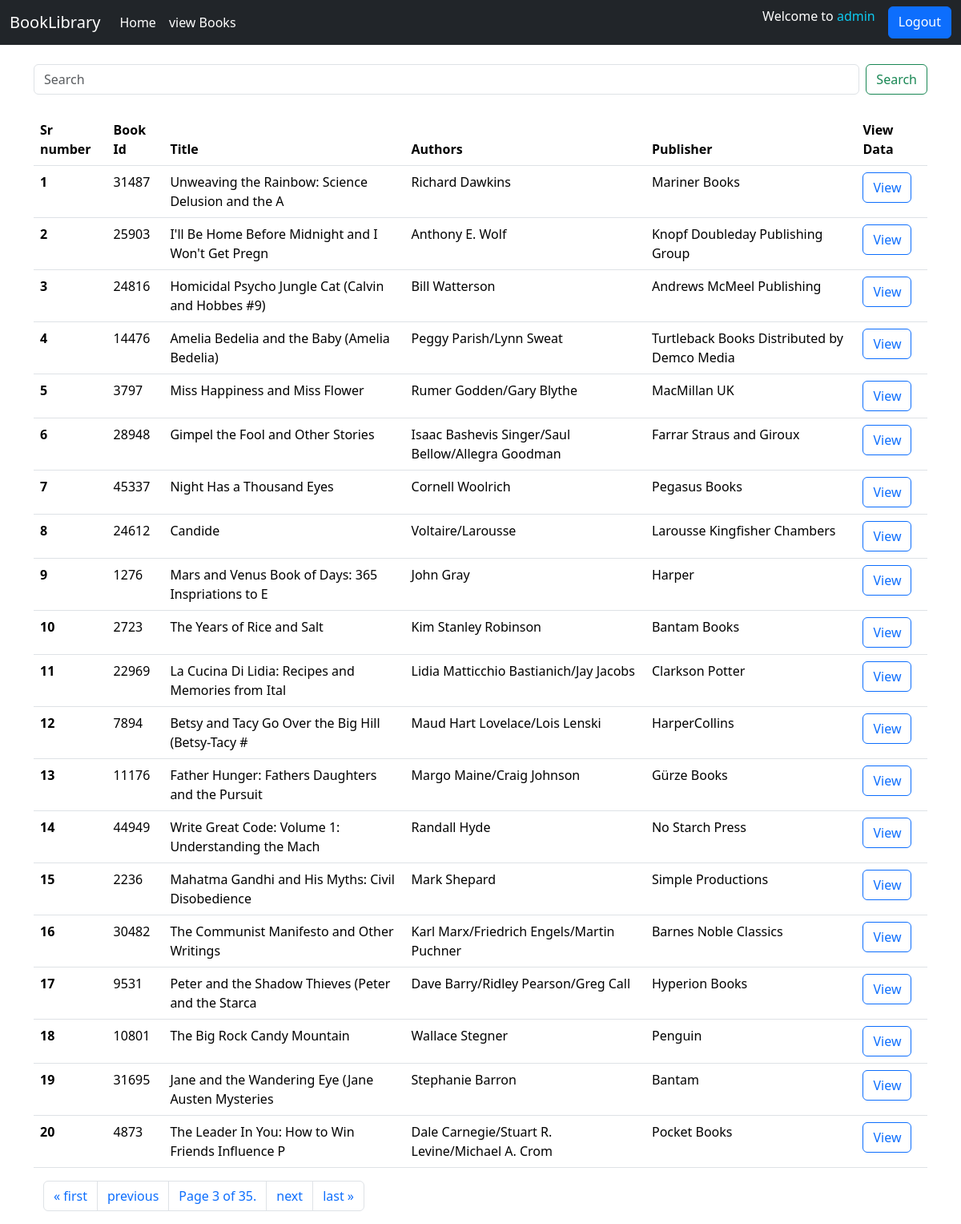
The app's page /book_view?page=3 (signed in) with its own data.
### home/models.py (models this page shows)
class FetchBook(models.Model):
    book_id =  models.IntegerField(unique=False, default= 10, blank= False)
    image = models.ImageField(upload_to='images' ,default='default_image.jpg')
    title = models.CharField(max_length=10000, blank=False)
    publication_date =  models.CharField(max_length=100, blank=False)
    text_reviews_count = models.IntegerField(blank=True)
    ratings_count = models.IntegerField(blank=True)
    language_code = models.CharField(max_length=100, blank=False)
    isbn =  models.CharField(max_length=100, blank=False)
    isbn13 = models.CharField(max_length=100, blank=False)
    average_rating = models.FloatField(blank=True)
    authors = models.CharField(max_length=100, blank=False)
    publisher = models.CharField(max_length=100, blank=False)
    amount = models.PositiveIntegerField(null=False, blank=False ,default=False)

### home/views.py (the view)
# urls.py: path('book_view',views.book_view, name = 'weather_view'),
@login_required(login_url="/login_user")
def book_view(request):
    queryset = FetchBook.objects.all()
    paginator = Paginator(queryset, 20)
    page_number = request.GET.get("page")
    page_obj = paginator.get_page(page_number)
    return render(request, "viewFeatchData.html", {"queryset": page_obj})

### home/templates/viewFeatchData.html (shortened to what this page needs)
{% extends "base.html" %}
{% block body %}
<div class="container my-3">
  <form class="d-flex my-4" role="search">
    <input class="form-control me-2" type="search" name ='search' placeholder="Search" aria-label="Search">
    <button class="btn btn-outline-success" type="submit">Search</button>
  </form>
    <table class="table">
        <thead>
          <tr>
            <th scope="col">Sr number</th>
            <th scope="col">Book Id</th>
            <th scope="col">Title</th>
            <th scope="col">Authors</th>
            <th scope="col">Publisher</th>
            <th scope="col">View Data</th>
          </tr>
        </thead>
        <tbody>
            {% for i in queryset%}
          <tr>
            <th scope="row">{{forloop.counter}}</th>
            <td>{{i.book_id}}</td>
            <td>{{i.title|slice:":50"}}</td>
            <td>{{i.authors}}</td>
            <td>{{i.publisher}}</td>
            <td><a href="bookDetails/{{i.book_id}}/" class = "btn btn-outline-primary"  >View </a></td>
          </tr>
          {% endfor %}
        </tbody>
      </table>
      <div class="container">
        <nav aria-label="Page navigation example">
            <ul class="pagination">
                {% if queryset.has_previous %}
                <li class="page-item"><a class="page-link" href="?page=1">&laquo; first</a></li>
                <li class="page-item"><a class="page-link" href="?page={{ queryset.previous_page_number }}">previous</a>
                </li>
                {% endif %}
                <li class="page-item"><a class="page-link" href="#">
                        Page {{ queryset.number }} of {{ queryset.paginator.num_pages }}.
                    </a></li>
                {% if queryset.has_next %}
                <li class="page-item"><a class="page-link" href="?page={{ queryset.next_page_number }}">next</a>
                </li>
                <li class="page-item"><a class="page-link" href="?page={{ queryset.paginator.num_pages }}">last
                        &raquo;</a></li>
                {% endif %}
            </ul>
        </nav>
    </div>
</div>
{% endblock %}

### home/templates/base.html (shortened to what this page needs)
<!doctype html>
<html lang="en">
<head>
  <link href="https://cdn.jsdelivr.net/npm/bootstrap@5.3.1/dist/css/bootstrap.min.css" rel="stylesheet"
>
</head>
<body>
  <nav class="navbar navbar-expand-lg navbar-dark bg-dark">
    <div class="container-fluid">
      <a class="navbar-brand" href="#">BookLibrary</a>
      <div class="collapse navbar-collapse" id="navbarSupportedContent">
        <ul class="navbar-nav me-auto mb-2 mb-lg-0">
          <li class="nav-item">
            <a class="nav-link active" aria-current="page" href="/">Home</a>
          </li>
          {% if not request.user.is_authenticated %}
          <li class="nav-item">
            <a class="nav-link active" aria-current="page" href="signUp">signUp</a>
          </li>
          {% else %}
          <li class="nav-item">
            <a class="nav-link active" aria-current="page" href="book_view">view Books</a>
          </li>
          {% endif %}
        </ul>
        {% if request.user.is_authenticated %}
        <form class="d-flex" role="search">
          <p class="text-white mx-3 ">Welcome to <span class = 'text-info'>{{request.user}}</span></p>
          <a href="/logout_user" class="btn btn-primary">Logout</a>
        </form>
        {% else %}
        <form class="d-flex" role="search">
          <input class="form-control me-2" type="search" placeholder="Search" aria-label="Search">
          <a href="/login_user" class='btn btn-primary'>Login</a>
        </form>
        {% endif %}
      </div>
    </div>
  </nav>
  {% block body %}
  {% endblock %}
</body>
</html>

### records on screen
FetchBook: book_id "31487", title "Unweaving the Rainbow: Science Delusion and the A", authors "Richard Dawkins", publisher "Mariner Books"
FetchBook: book_id "25903", title "I'll Be Home Before Midnight and I Won't Get Pregn", authors "Anthony E. Wolf", publisher "Knopf Doubleday Publishing Group"
FetchBook: book_id "24816", title "Homicidal Psycho Jungle Cat (Calvin and Hobbes #9)", authors "Bill Watterson", publisher "Andrews McMeel Publishing"
FetchBook: book_id "14476", title "Amelia Bedelia and the Baby (Amelia Bedelia)", authors "Peggy Parish/Lynn Sweat", publisher "Turtleback Books Distributed by Demco Media"
FetchBook: book_id "3797", title "Miss Happiness and Miss Flower", authors "Rumer Godden/Gary Blythe", publisher "MacMillan UK"
FetchBook: book_id "28948", title "Gimpel the Fool and Other Stories", authors "Isaac Bashevis Singer/Saul Bellow/Allegra Goodman", publisher "Farrar Straus and Giroux"
FetchBook: book_id "45337", title "Night Has a Thousand Eyes", authors "Cornell Woolrich", publisher "Pegasus Books"
FetchBook: book_id "24612", title "Candide", authors "Voltaire/Larousse", publisher "Larousse Kingfisher Chambers"
FetchBook: book_id "1276", title "Mars and Venus Book of Days: 365 Inspriations to E", authors "John Gray", publisher "Harper"
FetchBook: book_id "2723", title "The Years of Rice and Salt", authors "Kim Stanley Robinson", publisher "Bantam Books"
FetchBook: book_id "22969", title "La Cucina Di Lidia: Recipes and Memories from Ital", authors "Lidia Matticchio Bastianich/Jay Jacobs", publisher "Clarkson Potter"
FetchBook: book_id "7894", title "Betsy and Tacy Go Over the Big Hill (Betsy-Tacy #", authors "Maud Hart Lovelace/Lois Lenski", publisher "HarperCollins"
FetchBook: book_id "11176", title "Father Hunger: Fathers Daughters and the Pursuit", authors "Margo Maine/Craig Johnson", publisher "Gürze Books"
FetchBook: book_id "44949", title "Write Great Code: Volume 1: Understanding the Mach", authors "Randall Hyde", publisher "No Starch Press"
FetchBook: book_id "2236", title "Mahatma Gandhi and His Myths: Civil Disobedience", authors "Mark Shepard", publisher "Simple Productions"
FetchBook: book_id "30482", title "The Communist Manifesto and Other Writings", authors "Karl Marx/Friedrich Engels/Martin Puchner", publisher "Barnes Noble Classics"
FetchBook: book_id "9531", title "Peter and the Shadow Thieves (Peter and the Starca", authors "Dave Barry/Ridley Pearson/Greg Call", publisher "Hyperion Books"
FetchBook: book_id "10801", title "The Big Rock Candy Mountain", authors "Wallace Stegner", publisher "Penguin"
FetchBook: book_id "31695", title "Jane and the Wandering Eye (Jane Austen Mysteries", authors "Stephanie Barron", publisher "Bantam"
FetchBook: book_id "4873", title "The Leader In You: How to Win Friends Influence P", authors "Dale Carnegie/Stuart R. Levine/Michael A. Crom", publisher "Pocket Books"

### other values on screen
{{ request.user }} "admin"
{{ queryset.number }} "3"
{{ queryset.paginator.num_pages }} "35"
